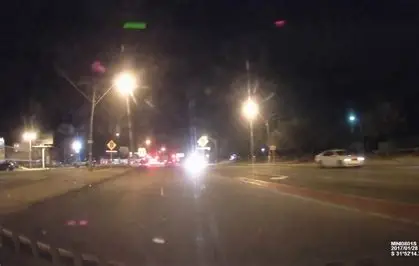
#> input picture images/image1.webp, 419 x 266 px, given in place of the camera
$ python images.py
#> lines starting #> are read from the running program, lines starting #| are printed output that depends on the picture
import cv2
import matplotlib.pyplot as plt
import numpy as np

class FormatImages():
    def __init__(self, img: np.ndarray) -> None:
        self.img = img

    def _convert_to_gray(self, img: np.ndarray) -> np.ndarray:
        return cv2.cvtColor(img, cv2.COLOR_RGB2GRAY)

    def _format_dimensions_(self, img: np.ndarray, width:int = 512, height:int = 288) -> np.ndarray:
        self.width, self.height = width, height #these variables may need to be referenced outside this function
        return cv2.resize(img, (self.width, self.height))

    def _normalize_image_(self, img: np.ndarray) -> np.ndarray:
        return cv2.normalize(img, None, alpha=0, beta=255, norm_type=cv2.NORM_MINMAX)

    def _blur_image_(self, img: np.ndarray, blur: str = 'light') -> np.ndarray:
        if blur == 'light': blurred_img = cv2.blur(img, (2, 2))
        elif blur == 'medium': blurred_img = cv2.blur(img, (5, 5))
        elif blur == 'strong': blurred_img = cv2.blur(img, (10, 10))
        else: blurred_img = cv2.blur(img, (2, 2))
        return blurred_img

class ShowImage(FormatImages):
    def __init__(self, img_path: str) -> None:
        self.img = cv2.imread(img_path)
        self.height = 512
        self.width = 288

    def slice_unfiltered_image(self, img:np.ndarray, density: str = 'light'):
        density_dict = {'heavy':32, 'medium':16, 'light':8}
        sliced_images = [0,]*density_dict[density]
        img = self._format_dimensions_(img)
        for i in range(density_dict[density]):
            if density == 'light':
                sliced_images[i] = img[0:self.height, 64*(i):64*(i+1)]
            elif density == 'medium':
                sliced_images[i] = img[0:self.height, 32*(i):32*(i+1)]
            elif density == 'heavy':
                sliced_images[i] = img[0:self.height, 16*(i):16*(i+1)]
            else:
                density = 'light'
                i = i - 1
        return sliced_images

class ActiveHeadlights(FormatImages):
    def __init__(self, img_path: str) -> None:
        #read the image
        self.img = cv2.imread(img_path)
        super().__init__(self.img)

        #this is here so format_dimensions() can refrence the variable
        self.resized_image = None

    def format_image(self) -> np.ndarray:
        #format_image to grayscale
        gray_image = self._convert_to_gray(self.img)
        resized_image = self._format_dimensions_(gray_image)
        l, w = resized_image.shape
        #Use x = 130 in img[x:x+h, y,y+h] to not dim headlight for streetlamps
        resized_image = resized_image[140:l, 0:w]
        normalized_image = self._normalize_image_(resized_image)
        blurred_image = self._blur_image_(normalized_image, blur='light')
        self.formatted_image = blurred_image

        #threshold for too much brightness
        k = 1 # adjust this value to scale threshold
        self.threshold = np.mean(self.formatted_image) + k * np.std(self.formatted_image, ddof = 1)
        return self.formatted_image

    def slice_image(self, img: np.ndarray, density: str = 'light'):
        density_dict = {'heavy':32, 'medium':16, 'light':8}
        sliced_images = [0,]*density_dict[density]
        for i in range(density_dict[density]):
            if density == 'light':
                sliced_images[i] = img[0:self.height, 64*(i):64*(i+1)]
            elif density == 'medium':
                sliced_images[i] = img[0:self.height, 32*(i):32*(i+1)]
            elif density == 'heavy':
                sliced_images[i] = img[0:self.height, 16*(i):16*(i+1)]
            else:
                density = 'light'
                i = i - 1
        return sliced_images

    def adaptive_threshold_condition(self, sliced_imgs: np.ndarray) -> list:
        '''
        returns a list of booleans if a slice is above or below a threshold
        '''
        sliced_img_above_below_threshold_booleans = [None,]*len(sliced_imgs)
        for i, sliced_img in enumerate(sliced_imgs):
            mean_sliced_img_val = np.mean(sliced_img)
            if mean_sliced_img_val > self.threshold:
                sliced_img_above_below_threshold_booleans[i] = 1
            else:
                sliced_img_above_below_threshold_booleans[i] = 0
        return sliced_img_above_below_threshold_booleans

    def _plot_(self):
        '''
        Plots the original image on the left and the transformed image on the right.
        Purpose of this is to visualize the formatting done to the input image
        '''
        _, axs = plt.subplots(1, 2, figsize=(10, 5))
        axs[0].imshow(self.img)
        axs[0].set_title('Original')
        axs[0].axis('off')
        formatted_image = self.formatted_image.copy()
        axs[1].imshow(formatted_image)
        axs[1].set_title('Formatted')
        axs[1].axis('off')
        plt.tight_layout()
        plt.show()

# [24 lines of commented-out code are left out]

if __name__ == "__main__":
    cap = cv2.VideoCapture(0)  # Open default webcam (0)

    if not cap.isOpened():
        print("Error: Could not open webcam.")
        exit()

    img_ah = ActiveHeadlights(None)  # We'll assign frames dynamically

    try:
        while True:
            ret, frame = cap.read()
#> frame is the input picture: shape (266, 419, 3); mean B, G, R 58.5, 63.6, 76.1
            if not ret:
                print("Failed to grab frame")
                break

            # Assign current frame to your object
            img_ah.img = frame

            # Process frame like before
            formatted_img = img_ah.format_image()
#> in _convert_to_gray, `return cv2.cvtColor(img, cv2.COLOR_RGB2GRAY)`:
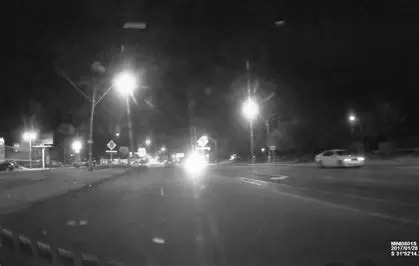
#> returned value: shape (266, 419); min 8, max 255, mean 63.5
#> in _format_dimensions_, `return cv2.resize(img, (self.width, self.height))`:
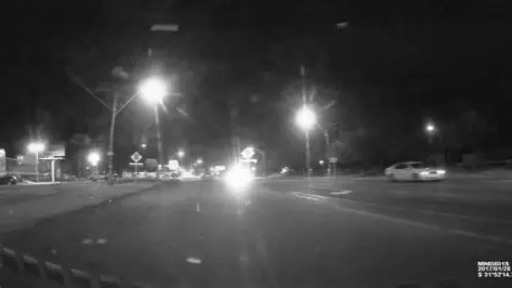
#> returned value: shape (288, 512); min 13, max 254, mean 63.5
#> in format_image, `resized_image = resized_image[140:l, 0:w]`:
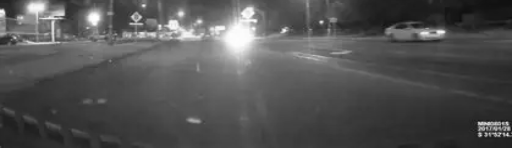
#> resized_image: shape (148, 512); min 13, max 254, mean 82.5
#> in format_image, `self.threshold = np.mean(self.formatted_image) + k * np.std(self.forma..`: self.threshold = 116
            img_slices = img_ah.slice_image(formatted_img, density='light')
#> after the loop in slice_image, `for i in range(density_dict[density]):`: sliced_images = 8 items
#> img_slices = 8 items
            threshold_conditions = img_ah.adaptive_threshold_condition(img_slices)
#> the loop in adaptive_threshold_condition, `for i, sliced_img in enumerate(sliced_imgs):` made 8 passes
#> mean_sliced_img_val on passes 1 to 8: 72.6, 71.55, 90.71, 117.2, 85.94, 64.04, 49.46, 40.41
#> after the loop in adaptive_threshold_condition, `for i, sliced_img in enumerate(sliced_imgs):`: sliced_img_above_below_threshold_booleans = [0, 0, 0, 1, 0, 0, 0, 0]
#> threshold_conditions = [0, 0, 0, 1, 0, 0, 0, 0]

            # Use unfiltered slices from original frame for display
            original_img = ShowImage(None)
            original_img.img = frame
            original_img.height, original_img.width = frame.shape[:2]
#> original_img.height = 266; original_img.width = 419
            original_img_slices = original_img.slice_unfiltered_image(original_img.img,density='light')
#> call 2 of _format_dimensions_, with width = 512, height = 288
#> in _format_dimensions_ (call 2), `return cv2.resize(img, (self.width, self.height))`:
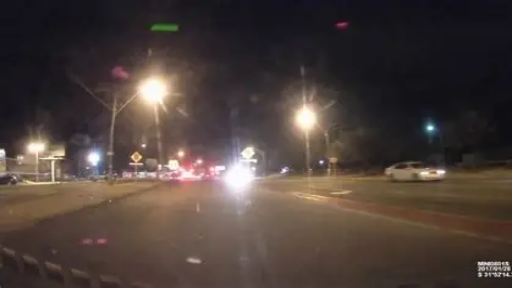
#> returned value: shape (288, 512, 3); mean of channels 0, 1, 2 58.5, 63.5, 76; drawn as B, G, R
#> after the loop in slice_unfiltered_image, `for i in range(density_dict[density]):`: sliced_images = 8 items
#> original_img_slices = 8 items

            # Black out slices where threshold condition is met
            for i, img_slice in enumerate(original_img_slices):
                if threshold_conditions[i] == 1:
                    img_slice[:, :] = 0
#> this loop made 8 passes

            # Reconstruct the image horizontally
            reconstructed_img = np.hstack(original_img_slices)
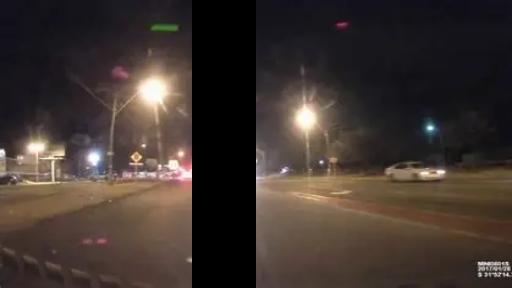
#> reconstructed_img: shape (288, 512, 3); mean of channels 0, 1, 2 47.9, 53, 63.9; drawn as B, G, R

            # Show the result (convert BGR to RGB for matplotlib)
            plt.imshow(cv2.cvtColor(reconstructed_img, cv2.COLOR_BGR2RGB))
            plt.axhline(140, color='r')
            plt.axis('off')
            plt.pause(0.001)  # Small pause to update plot
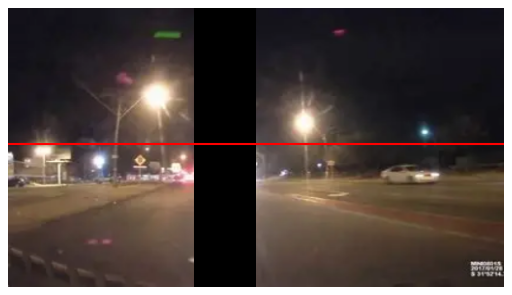
#> figure drawn by matplotlib, 1 panel
            plt.clf()  # Clear the figure for next frame

            # Optional: stop on 'q' key press (using OpenCV window)
            if cv2.waitKey(1) & 0xFF == ord('q'):
#> (key q is pressed here)
                break

    except KeyboardInterrupt:
        print("Stopped by user")

    cap.release()
    cv2.destroyAllWindows()

$ run again, on images/image10.webp
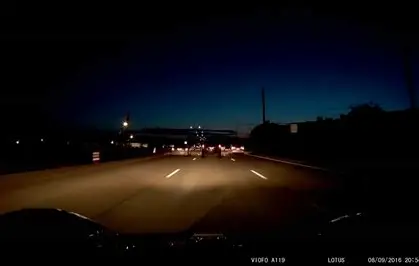
#> input picture images/image10.webp, 419 x 266 px, given in place of the camera
#> frame is the input picture: shape (266, 419, 3); mean B, G, R 15.2, 13.4, 15.5
#> in format_image, `resized_image = resized_image[140:l, 0:w]`:
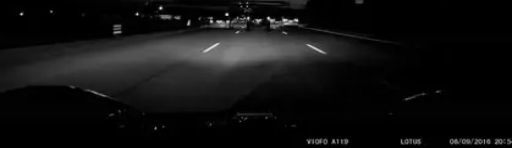
#> resized_image: shape (148, 512); min 0, max 224, mean 16.4
#> self.threshold = 50.41
#> after the loop in slice_image, `for i in range(density_dict[density]):`: sliced_images = 8 items
#> the loop in adaptive_threshold_condition, `for i, sliced_img in enumerate(sliced_imgs):` made 8 passes
#> mean_sliced_img_val on passes 1 to 8: 10.99, 21.41, 31.23, 42.69, 30.39, 8.6, 2.56, 3.19
#> after the loop in adaptive_threshold_condition, `for i, sliced_img in enumerate(sliced_imgs):`: sliced_img_above_below_threshold_booleans = [0, 0, 0, 0, 0, 0, 0, 0]
#> after the loop in slice_unfiltered_image, `for i in range(density_dict[density]):`: sliced_images = 8 items
#> the loop `for i, img_slice in enumerate(original_img_slices):` made 8 passes
#> `plt.pause(0.001)`:
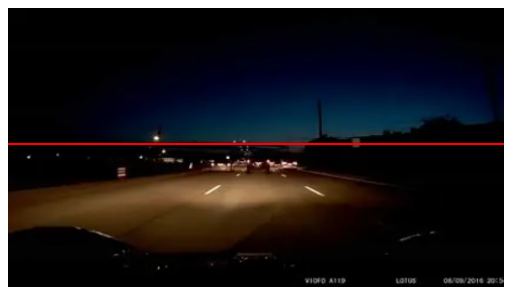
#> figure drawn by matplotlib, 1 panel

$ run again, on images/image2.webp
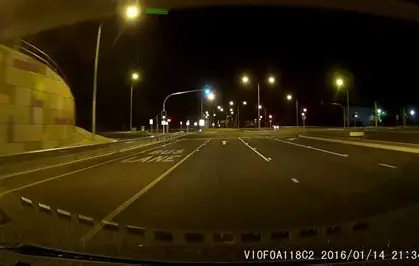
#> input picture images/image2.webp, 419 x 266 px, given in place of the camera
#> frame is the input picture: shape (266, 419, 3); mean B, G, R 9.3, 35.1, 46.9
#> in _blur_image_, `if blur == 'light': blurred_img = cv2.blur(img, (2, 2))`:
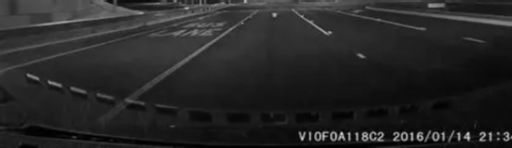
#> blurred_img: shape (148, 512); min 0, max 217, mean 38.6
#> self.threshold = 62.43
#> after the loop in slice_image, `for i in range(density_dict[density]):`: sliced_images = 8 items
#> the loop in adaptive_threshold_condition, `for i, sliced_img in enumerate(sliced_imgs):` made 8 passes
#> mean_sliced_img_val on passes 1 to 8: 44.55, 46.46, 45.29, 41.81, 37.01, 35.59, 30.58, 27.22
#> after the loop in adaptive_threshold_condition, `for i, sliced_img in enumerate(sliced_imgs):`: sliced_img_above_below_threshold_booleans = [0, 0, 0, 0, 0, 0, 0, 0]
#> after the loop in slice_unfiltered_image, `for i in range(density_dict[density]):`: sliced_images = 8 items
#> the loop `for i, img_slice in enumerate(original_img_slices):` made 8 passes
#> `plt.pause(0.001)`:
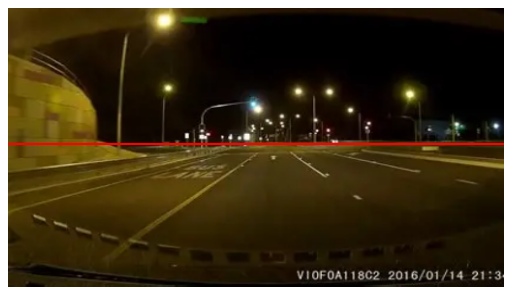
#> figure drawn by matplotlib, 1 panel

$ run again, on images/image3.webp
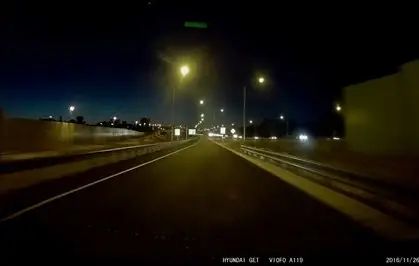
#> input picture images/image3.webp, 419 x 266 px, given in place of the camera
#> frame is the input picture: shape (266, 419, 3); mean B, G, R 10.8, 18.6, 22.1
#> in format_image, `resized_image = resized_image[140:l, 0:w]`:
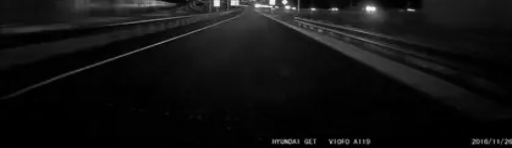
#> resized_image: shape (148, 512); min 0, max 250, mean 17.2
#> self.threshold = 42.16
#> after the loop in slice_image, `for i in range(density_dict[density]):`: sliced_images = 8 items
#> the loop in adaptive_threshold_condition, `for i, sliced_img in enumerate(sliced_imgs):` made 8 passes
#> mean_sliced_img_val on passes 1 to 8: 8.88, 13.48, 16.96, 25.46, 27.1, 24.67, 15.93, 10.8
#> after the loop in adaptive_threshold_condition, `for i, sliced_img in enumerate(sliced_imgs):`: sliced_img_above_below_threshold_booleans = [0, 0, 0, 0, 0, 0, 0, 0]
#> after the loop in slice_unfiltered_image, `for i in range(density_dict[density]):`: sliced_images = 8 items
#> the loop `for i, img_slice in enumerate(original_img_slices):` made 8 passes
#> `plt.pause(0.001)`:
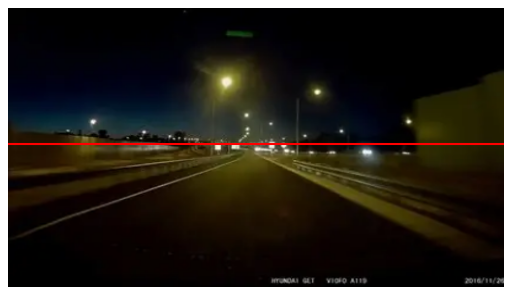
#> figure drawn by matplotlib, 1 panel
